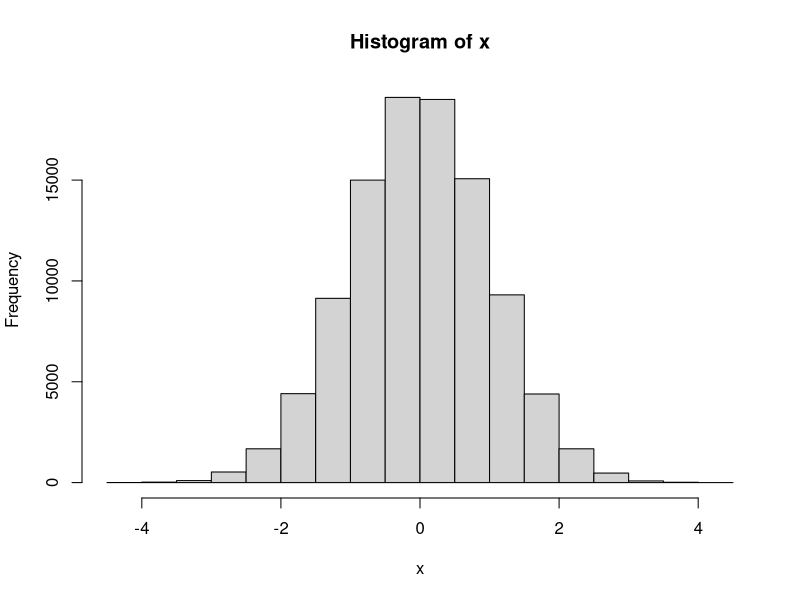
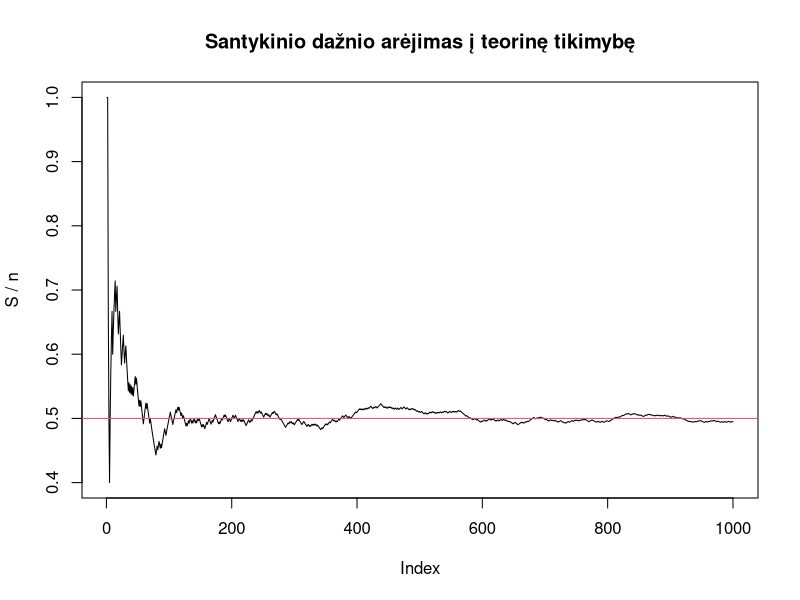
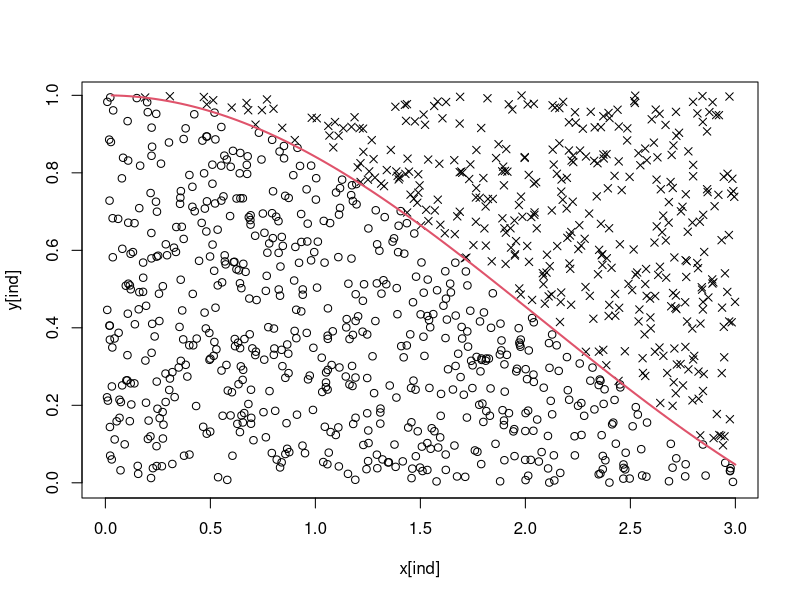
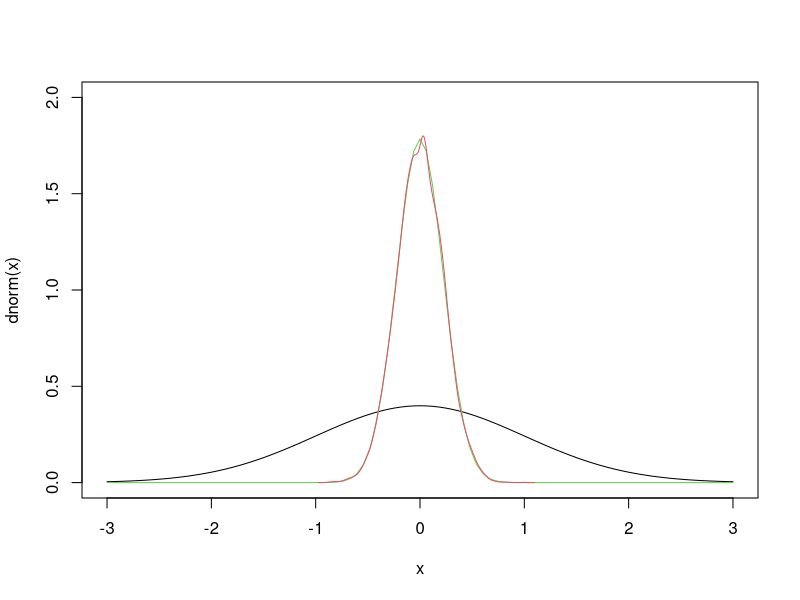
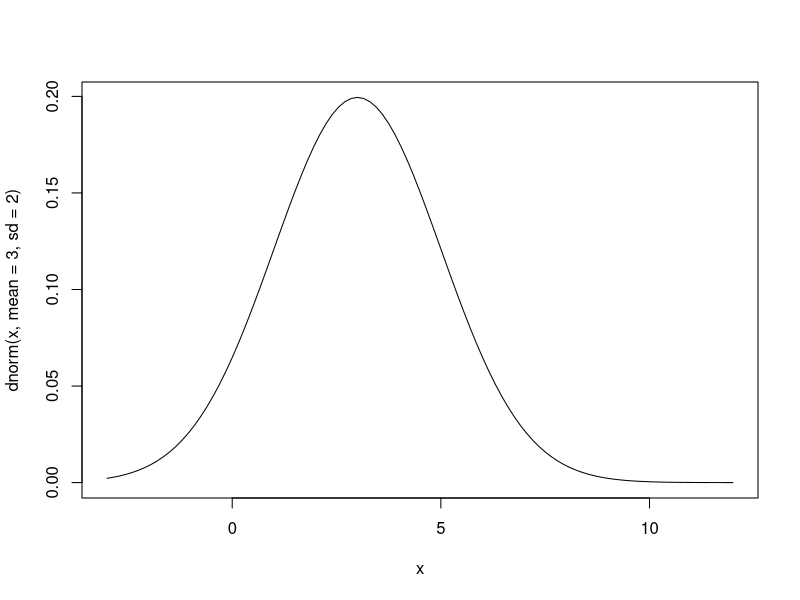

The R script that drew these images, in order:
## ---- chunk 1
knitr::opts_chunk$set(echo = TRUE)
## ---- chunk 2
x = rnorm(100000)
mean(x<=0)
hist(x)
## ---- chunk 3
experment <- function() sum(sample(1:6, 3, replace = TRUE)) > sum(sample(1:6, 2, replace = TRUE))
res = replicate(1000, experment())
mean(res)

## ---- chunk 4
n = 1000
x = sample(0:1,n, replace = TRUE) 

# skaiciuojame slenkancia suma - tai neefektyvus dudas, bet jis parodo skaiciavimo logika
S_bad = x * 0
S_bad[1] = x[1]
for(i in 2:n){
  S_bad[i] = S_bad[i-1] + x[i] 
}

# efektyvus budas
S = cumsum(x)

# isitikinkime, kad abu budai duoda ta pati rezultata
all(S == S_bad)

# nubrezkime grafika
plot(S / 1:n, type="l", ylab = "S / n", main="Santykinio dažnio arėjimas į teorinę tikimybę")
abline(h=0.5, col=2)
## ---- chunk 5
n = 100000
x = runif(n)
y = runif(n)

# plot(x, y)

4*sum(x^2 + y^2 < 1)/n
4*mean(x^2 + y^2 < 1)


#############################

n = 1000
f <- function(x) sin(x) / x
x = runif(n, 0, 3)
y = runif(n)




ind = f(x) > y
plot(x[ind],y[ind], pch=1)
points(x[!ind],y[!ind], pch=4)
curve(f, 0, 3, ylim=0:1, add=TRUE, col=2, lwd=2)

3*mean(ind) 
integrate(f, 0, 3)

#########################################
n = 20

xbar = replicate(10000, mean(rnorm(n)))

curve(dnorm, -3, 3, ylim=c(0,2))
curve(dnorm(x, sd=sqrt(1/n)), -3, 3, ylim=c(0,2), add=TRUE, col=3)

lines(density(xbar), col=2)


#################################

curve(dnorm(x, mean=3, sd=2), -3, 12)

1-pnorm(19/4, 3, sd=1)
